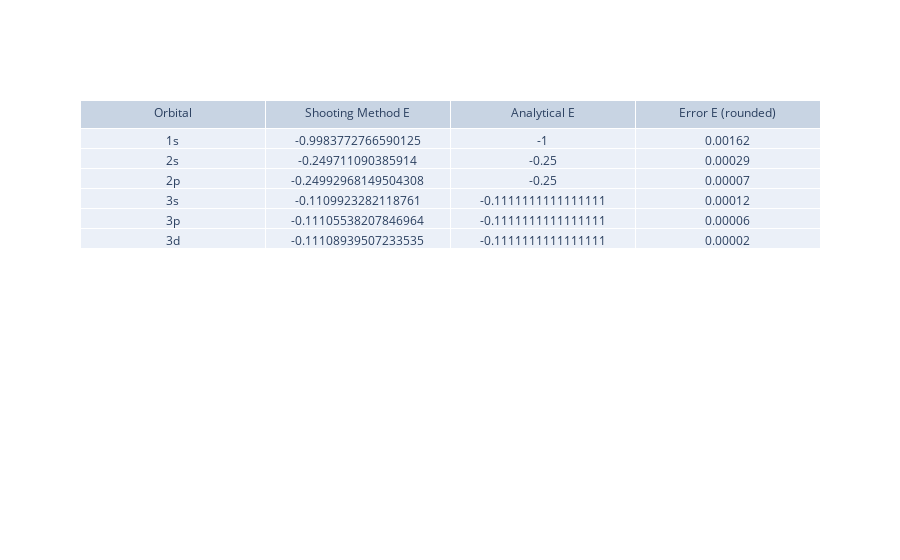

Write notebook code for a chart like this one.
### Markdown cell above
Flowchart for the shooting/bisection method:
1. Set an initial guess for the eigenvalue E called E1
2. Set a value called called E2 (for Bisection purposes)
3. Set a dE variable to modify E, where E2 = E1 + dE
4. Calculate f with the initial E1 guess
5. Define delta_0 as the difference between f and required condition at the last index (after extrapolating)
6. Calculate f again but with E2 guess
7. Define delta_2 as the difference between this f and required condition at the last index
8. If delta_2 is within the tolerance E2 is the answer; break
9. If delta_0 and delta_2 have different signs, bisect
10. E = (E1 + E2)/2 
11. Run Verlet to calculate f again
12. Repeat from step 6
13. If delta_0 and delta_2 have the same sign, then assign E1 = E2 and increment E2 by dE
14. Can check for edge cases along the way

### Code cell
import plotly.graph_objects as go
import numpy as np

Theory = [-1, -1/4, -1/4, -1/9, -1/9, -1/9]
Err = np.subtract(np.array(En), np.array(Theory))
for i in range(len(Err)):
    Err[i] = round(Err[i], 5)

fig = go.Figure(data=[go.Table(header=dict(values=['Orbital', 'Shooting Method E', 'Analytical E', 'Error E (rounded)']),
                 cells=dict(values=[['1s', '2s', '2p', '3s', '3p', '3d'], [En[0], En[1], En[2], En[3], En[4], En[5] ],
                        [-1, -1/4, -1/4, -1/9, -1/9, -1/9], [Err[0], Err[1], Err[2], Err[3], Err[4], Err[5]]])
                              )])
fig.show()

### Figure 1 — Plotly figure (JSON) as saved in the notebook; plotly's stock layout.template omitted (floating-point values rounded to 4 significant figures)
{"data": [{"cells": {"values": [["1s", "2s", "2p", "3s", "3p", "3d"], [-0.9984, -0.2497, -0.2499, -0.111, -0.1111, -0.1111], [-1, -0.25, -0.25, -0.1111, -0.1111, -0.1111], [0.00162, 0.00029, 7e-05, 0.00012, 6e-05, 2e-05]]}, "header": {"values": ["Orbital", "Shooting Method E", "Analytical E", "Error E (rounded)"]}, "type": "table"}], "layout": {}}
